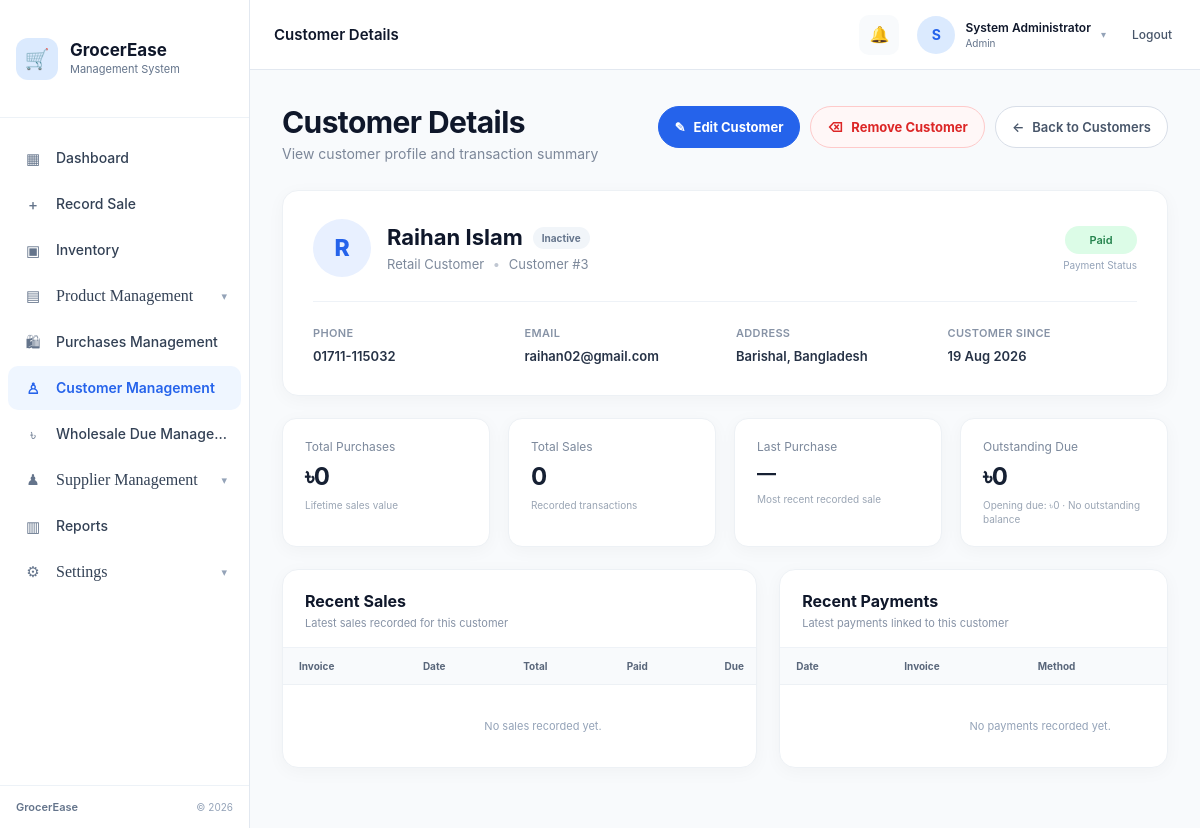
The app's page /modules/customers/view.php?id=3 (signed in) with its own data.
### tables this page shows
CREATE TABLE `customers` (
  `customer_id` int(10) UNSIGNED NOT NULL,
  `customer_name` varchar(100) NOT NULL,
  `phone` varchar(20) DEFAULT NULL,
  `email` varchar(100) DEFAULT NULL,
  `address` text DEFAULT NULL,
  `customer_type` enum('Retail','Wholesale') NOT NULL DEFAULT 'Retail',
  `account_status` enum('Active','Inactive') NOT NULL DEFAULT 'Active',
  `opening_due` decimal(10,2) NOT NULL DEFAULT 0.00,
  `total_due` decimal(10,2) NOT NULL DEFAULT 0.00,
  `created_at` timestamp NOT NULL DEFAULT current_timestamp()
);

### modules/customers/view.php (the view, shortened to what this page needs)
<?php
require_once "../../config/database.php";
$basePath = "/grocery-shop";
function customerViewEscape($value)
{
    return htmlspecialchars((string) $value, ENT_QUOTES, 'UTF-8');
}
$customerId = filter_input(INPUT_GET, 'id', FILTER_VALIDATE_INT);
$customer = null;
$customerSql = "
    SELECT
        c.customer_id,
        c.customer_name,
        c.phone,
        c.email,
        c.address,
        c.customer_type,
        c.account_status,
        c.opening_due,
        c.total_due,
        c.created_at,
        COUNT(s.sale_id) AS total_sales,
        COALESCE(SUM(s.total_amount), 0) AS total_purchases,
        MAX(s.sale_date) AS last_purchase
    FROM customers c
    LEFT JOIN sales s
        ON s.customer_id = c.customer_id
    WHERE c.customer_id = ?
    GROUP BY
        c.customer_id,
        c.customer_name,
        c.phone,
        c.email,
        c.address,
        c.customer_type,
        c.account_status,
        c.opening_due,
        c.total_due,
        c.created_at
    LIMIT 1
";
$customerStmt = mysqli_prepare($conn, $customerSql);
if ($customerStmt) {
    mysqli_stmt_bind_param($customerStmt, 'i', $customerId);
    mysqli_stmt_execute($customerStmt);
    $customerResult = mysqli_stmt_get_result($customerStmt);
    $customer = $customerResult ? mysqli_fetch_assoc($customerResult) : null;
}
    ?>
    <?php
$recentSales = [];
$recentPayments = [];
$hasDue = (float) $customer['total_due'] > 0;
$paymentStatus = $hasDue ? 'Pending' : 'Paid';
$lastPurchase = !empty($customer['last_purchase'])
    ? date('d M Y', strtotime($customer['last_purchase']))
    : '—';
$createdDate = !empty($customer['created_at'])
    ? date('d M Y', strtotime($customer['created_at']))
    : '—';
?>
<link rel="stylesheet" href="../../assets/css/sidebar.css">
<link rel="stylesheet" href="../../assets/css/topbar.css">
<link rel="stylesheet" href="../../assets/css/dashboard-layout.css">
<link rel="stylesheet" href="../../assets/css/customers.css">
<div class="app-layout">
    <aside class="app-sidebar-slot">
        <?php require_once "../../includes/sidebar.php"; ?>
    </aside>
    <div class="app-main-slot">
        <header class="app-topbar-slot">
            <?php require_once "../../includes/topbar.php"; ?>
        </header>
        <main class="dashboard-main-content">
            <div class="customers-page customer-view-page">
                <div class="customer-form-heading-row">
                    <div class="customers-heading customer-form-heading">
                        <h1>Customer Details</h1>
                        <p>View customer profile and transaction summary</p>
                    </div>
                    <div class="customer-heading-actions">
                        <a
                            href="<?php echo customerViewEscape($basePath); ?>/modules/customers/edit.php?id=<?php echo (int) $customerId; ?>"
                            class="customer-edit-link"
                        >
                            <span aria-hidden="true">✎</span>
                            Edit Customer
                        </a>
                        <a
                            href="<?php echo customerViewEscape($basePath); ?>/modules/customers/delete.php?id=<?php echo (int) $customerId; ?>"
                            class="customer-remove-link"
                        >
                            <span aria-hidden="true">⌫</span>
                            Remove Customer
                        </a>
                        <a
                            href="<?php echo customerViewEscape($basePath); ?>/modules/customers/index.php"
                            class="customer-back-link"
                        >
                            <span aria-hidden="true">←</span>
                            Back to Customers
                        </a>
                    </div>
                </div>
                <section class="customer-profile-card">
                    <div class="customer-profile-header">
                        <div class="customer-profile-identity">
                            <div class="customer-avatar" aria-hidden="true">
                                <?php echo customerViewEscape(mb_strtoupper(mb_substr($customer['customer_name'], 0, 1))); ?>
                            </div>
                            <div>
                                <div class="customer-profile-title-row">
                                    <h2><?php echo customerViewEscape($customer['customer_name']); ?></h2>
                                    <span class="customer-account-badge <?php echo $customer['account_status'] === 'Active' ? 'customer-account-active' : 'customer-account-inactive'; ?>">
                                        <?php echo customerViewEscape($customer['account_status']); ?>
                                    </span>
                                </div>
                                <p>
                                    <?php echo customerViewEscape($customer['customer_type']); ?> Customer
                                    <span class="customer-profile-separator">•</span>
                                    Customer #<?php echo (int) $customer['customer_id']; ?>
                                </p>
                            </div>
                        </div>
                        <div class="customer-profile-payment-state">
                            <span class="payment-badge <?php echo $hasDue ? 'payment-pending' : 'payment-paid'; ?>">
                                <?php echo customerViewEscape($paymentStatus); ?>
                            </span>
                            <small>Payment Status</small>
                        </div>
                    </div>
                    <div class="customer-detail-grid">
                        <div class="customer-detail-item">
                            <span class="customer-detail-label">Phone</span>
                            <strong><?php echo !empty($customer['phone']) ? customerViewEscape($customer['phone']) : '—'; ?></strong>
                        </div>
                        <div class="customer-detail-item">
                            <span class="customer-detail-label">Email</span>
                            <strong><?php echo !empty($customer['email']) ? customerViewEscape($customer['email']) : '—'; ?></strong>
                        </div>
                        <div class="customer-detail-item customer-detail-address">
                            <span class="customer-detail-label">Address</span>
                            <strong><?php echo !empty($customer['address']) ? nl2br(customerViewEscape($customer['address'])) : '—'; ?></strong>
                        </div>
                        <div class="customer-detail-item">
                            <span class="customer-detail-label">Customer Since</span>
                            <strong><?php echo customerViewEscape($createdDate); ?></strong>
                        </div>
                    </div>
                </section>
                <section class="customer-view-summary-grid">
                    <article class="customer-view-stat-card">
                        <span class="customer-view-stat-label">Total Purchases</span>
                        <strong class="customer-view-stat-value summary-blue">
                            ৳<?php echo number_format((float) $customer['total_purchases'], 0); ?>
                        </strong>
                        <small>Lifetime sales value</small>
                    </article>
                    <article class="customer-view-stat-card">
                        <span class="customer-view-stat-label">Total Sales</span>
                        <strong class="customer-view-stat-value summary-blue">
                            <?php echo (int) $customer['total_sales']; ?>
                        </strong>
                        <small>Recorded transactions</small>
                    </article>
                    <article class="customer-view-stat-card">
                        <span class="customer-view-stat-label">Last Purchase</span>
                        <strong class="customer-view-stat-value customer-view-stat-date">
                            <?php echo customerViewEscape($lastPurchase); ?>
                        </strong>
                        <small>Most recent recorded sale</small>
                    </article>
                    <article class="customer-view-stat-card">
                        <span class="customer-view-stat-label">Outstanding Due</span>
                        <strong class="customer-view-stat-value <?php echo $hasDue ? 'summary-red' : 'summary-blue'; ?>">
                            ৳<?php echo number_format((float) $customer['total_due'], 0); ?>
                        </strong>
                        <small>
                            Opening due: ৳<?php echo number_format((float) $customer['opening_due'], 0); ?>
                            · <?php echo $hasDue ? 'Payment currently pending' : 'No outstanding balance'; ?>
                        </small>
                    </article>
                </section>
                <div class="customer-view-sections-grid">
                    <section class="customer-history-card">
                        <div class="customer-history-heading">
                            <div>
                                <h2>Recent Sales</h2>
                                <p>Latest sales recorded for this customer</p>
                            </div>
                        </div>
                        <div class="customer-history-table-wrap">
                            <table class="customer-history-table">
                                <thead>
                                    <tr>
                                        <th>Invoice</th>
                                        <th>Date</th>
                                        <th>Total</th>
                                        <th>Paid</th>
                                        <th>Due</th>
                                    </tr>
                                </thead>
                                <tbody>
                                    <?php if (!empty($recentSales)): ?>
                                        <?php foreach ($recentSales as $sale): ?>
                                            <tr>
                                                <td><?php echo customerViewEscape($sale['invoice_no']); ?></td>
                                                <td><?php echo customerViewEscape(date('d M Y', strtotime($sale['sale_date']))); ?></td>
                                                <td>৳<?php echo number_format((float) $sale['total_amount'], 0); ?></td>
                                                <td>৳<?php echo number_format((float) $sale['paid_amount'], 0); ?></td>
                                                <td class="<?php echo (float) $sale['due_amount'] > 0 ? 'history-due' : ''; ?>">
                                                    ৳<?php echo number_format((float) $sale['due_amount'], 0); ?>
                                                </td>
                                            </tr>
                                        <?php endforeach; ?>
                                    <?php else: ?>
                                        <tr>
                                            <td colspan="5" class="customer-history-empty">No sales recorded yet.</td>
                                        </tr>
                                    <?php endif; ?>
                                </tbody>
                            </table>
                        </div>
                    </section>
                    <section class="customer-history-card">
                        <div class="customer-history-heading">
                            <div>
                                <h2>Recent Payments</h2>
                                <p>Latest payments linked to this customer</p>
                            </div>
                        </div>
                        <div class="customer-history-table-wrap">
                            <table class="customer-history-table">
                                <thead>
                                    <tr>
                                        <th>Date</th>
                                        <th>Invoice</th>
                                        <th>Method</th>
                                        <th>Amount</th>
                                    </tr>
                                </thead>
                                <tbody>
                                    <?php if (!empty($recentPayments)): ?>
                                        <?php foreach ($recentPayments as $payment): ?>
                                            <tr>
                                                <td><?php echo customerViewEscape(date('d M Y', strtotime($payment['payment_date']))); ?></td>
                                                <td><?php echo !empty($payment['invoice_no']) ? customerViewEscape($payment['invoice_no']) : '—'; ?></td>
                                                <td><?php echo customerViewEscape($payment['payment_method']); ?></td>
                                                <td>৳<?php echo number_format((float) $payment['amount'], 0); ?></td>
                                            </tr>
                                        <?php endforeach; ?>
                                    <?php else: ?>
                                        <tr>
                                            <td colspan="4" class="customer-history-empty">No payments recorded yet.</td>
                                        </tr>
                                    <?php endif; ?>
                                </tbody>
                            </table>
                        </div>
                    </section>
                </div>
            </div>
        </main>
    </div>
</div>

### assets/css/dashboard-layout.css (style rules this page uses)
.app-layout { width: 100%; min-height: 100vh; display: flex; align-items: stretch; background: var(--dashboard-bg); }
.app-sidebar-slot { flex: 0 0 var(--dashboard-sidebar-width); width: var(--dashboard-sidebar-width); min-width: var(--dashboard-sidebar-width); min-height: 100vh; position: relative; z-index: 1100; }
.app-main-slot { flex: 1 1 auto; width: calc( 100% - var(--dashboard-sidebar-width) ); min-width: 0; min-height: 100vh; display: flex; flex-direction: column; position: relative; background: var(--dashboard-bg); }
.app-topbar-slot { width: 100%; height: var(--dashboard-topbar-height); min-height: var(--dashboard-topbar-height); flex: 0 0 var(--dashboard-topbar-height); position: sticky; top: 0; z-index: 900; background: #ffffff; }
.dashboard-main-content { width: 100%; min-width: 0; flex: 1 1 auto; box-sizing: border-box; background: var(--dashboard-bg); }

### records on screen
customers: customer_name "R", customer_name "Raihan Islam", account_status "Inactive", customer_type "Retail", customer_id "3", total_due "Paid", phone "01711-115032", email "raihan02@gmail.com", address "Barishal, Bangladesh", created_at "19 Aug 2026", total_due "0", opening_due "0"

### other values on screen
$pageTitle "Customer Details"
$userInitial "S"
$userName "System Administrator"
$userRole "Admin"
$customer['total_purchases'] "0"
$customer['total_sales'] "0"
customerViewEscape($lastPurchase) "—"
